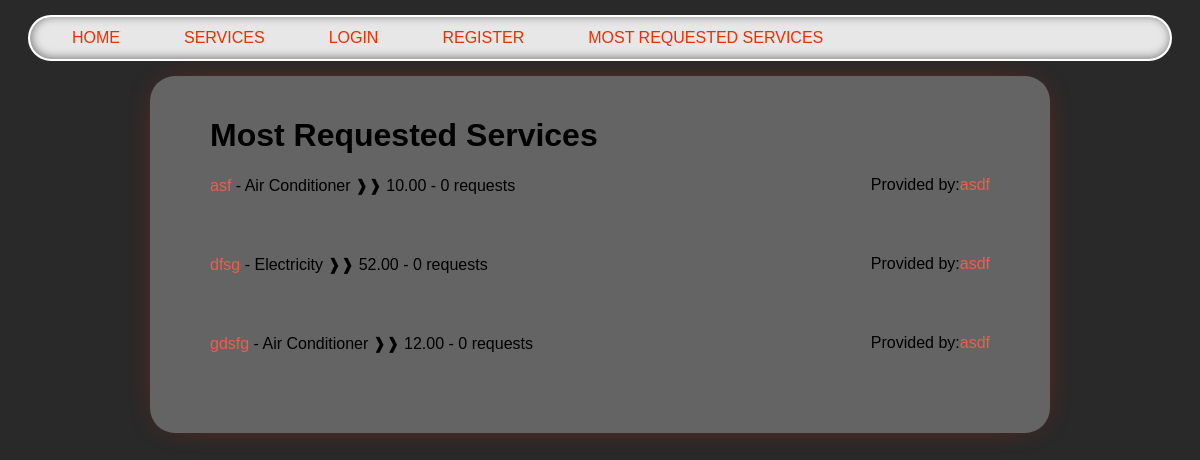
The page /most_requested/ on the database its author committed.
### services/models.py (models this page shows, shortened)
class Service(models.Model):
    company = models.ForeignKey(Company, on_delete=models.CASCADE)
    name = models.CharField(max_length=40)
    description = models.TextField()
    price_hour = models.DecimalField(decimal_places=2, max_digits=100)
    choices = (
        ('Air Conditioner', 'Air Conditioner'),
        ('Carpentry', 'Carpentry'),
        ('Electricity', 'Electricity'),
        ('Gardening', 'Gardening'),
        ('Home Machines', 'Home Machines'),
        ('House Keeping', 'House Keeping'),
        ('Interior Design', 'Interior Design'),
        ('Locks', 'Locks'),
        ('Painting', 'Painting'),
        ('Plumbing', 'Plumbing'),
        ('Water Heaters', 'Water Heaters'),
    )
    field = models.CharField(max_length=30, blank=False,
                             null=False, choices=choices)
    date = models.DateTimeField(auto_now=True, null=False)

### users/models.py (models this page shows, shortened)
class Company(models.Model):
    user = models.OneToOneField(User, on_delete=models.CASCADE, primary_key=True)
    field = models.CharField(
        max_length=70,
        choices=(
            ("Air Conditioner", "Air Conditioner"),
            ("All in One", "All in One"),
            ("Carpentry", "Carpentry"),
            ("Electricity", "Electricity"),
            ("Gardening", "Gardening"),
            ("Home Machines", "Home Machines"),
            ("House Keeping", "House Keeping"),
            ("Interior Design", "Interior Design"),
            ("Locks", "Locks"),
            ("Painting", "Painting"),
            ("Plumbing", "Plumbing"),
            ("Water Heaters", "Water Heaters"),
        ),
        blank=False,
        null=False,
    )
    rating = models.IntegerField(validators=[MaxValueValidator(5), MinValueValidator(0)], default=0)

class User(AbstractUser):
    is_customer = models.BooleanField(default=False)
    is_company = models.BooleanField(default=False)
    email = models.EmailField(unique=True)
    USERNAME_FIELD = 'email'
    REQUIRED_FIELDS = ['username']

### services/views.py (the view)
# urls.py: path("most_requested/", services.views.most_requested_services, name="most_requested_services"),
def most_requested_services(request):
    services = (Service.objects
                .annotate(request_count=Count("requestservice"))
                .order_by("-request_count")[:10]
                )
    return render(request, "services/most_requested.html", {"services": services})

### services/templates/services/most_requested.html (shortened to what this page needs)
{% extends 'main/base.html' %}
{% block content %}
<h1>Most Requested Services</h1>
<div class='services_list_wrapper'>
    {% if services %}
        <ul class="services_list">
        {% for service in services %}
            <li class="service-item">
                <div>
                    <a href="{% url 'single_service' service.id %}">{{ service.name }}</a>
                    - {{ service.field }} ❱❱ {{ service.price_hour }}
                    - {{ service.request_count }} requests
                </div>
                <div class="company">
                    Provided by:
                    <a href="{% url 'company_profile' service.company.user.username %}">
                    {{ service.company.user.username }}
                    </a>
                </div>
            </li>
        {% endfor %}
        </ul>
    {% else %}
        <h2>Sorry, no requested services available yet.</h2>
    {% endif %}
</div>
{% endblock %}

### main/static/main/style.css (style rules this page uses)
body { background: #292929; font-family: 'Lexend Exa', sans-serif; padding: 0; margin: 0; }
a { color: #ee5e4b; text-decoration: none; }
.services_list { padding: 0; margin-bottom: 20px; }
.services_list_wrapper { margin-bottom: 30px; }
.services_list { padding: 0; margin: 0; list-style-type: none; }
.service-item { display: flex; justify-content: space-between; align-items: center; margin-bottom: 60px; }
.company { display: inline-flex; margin-left: auto; }
.service-item a { color: #ee5e4b; text-decoration: none; }

### rows shown on the page
Service: name "asf", field "Air Conditioner", price_hour "10.00", request_count "0", company.user.username "asdf"
Service: name "dfsg", field "Electricity", price_hour "52.00", request_count "0", company.user.username "asdf"
Service: name "gdsfg", field "Air Conditioner", price_hour "12.00", request_count "0", company.user.username "asdf"
